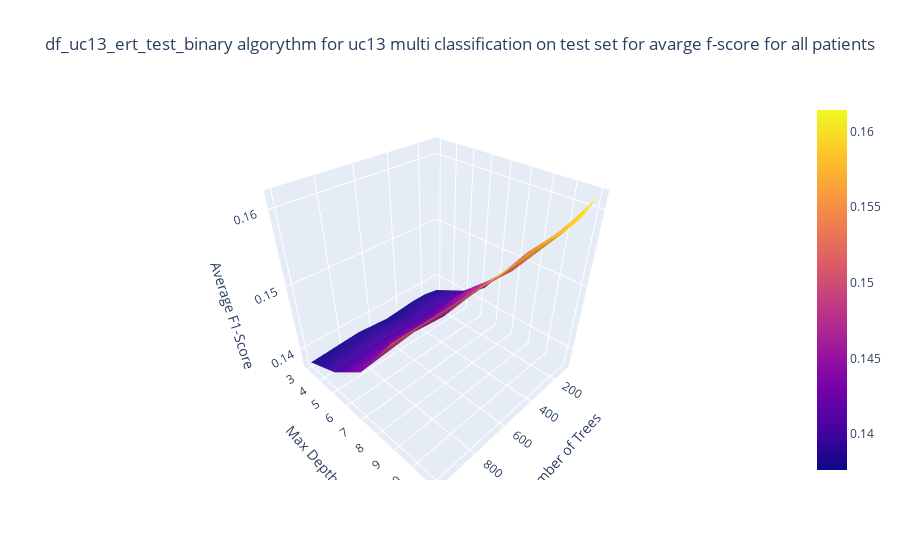

The code cell stored with this chart in its notebook:
### Code cell
plot_uc13_3d_n_trees_max_depth_avg_f1_score(df_uc13_ert_test_multiclass, 'df_uc13_ert_test_binary algorythm for uc13 multi classification on test set for avarge f-score for all patients')

### Figure 1 — Plotly figure (JSON) as saved in the notebook; plotly's stock layout.template omitted (floating-point values rounded to 4 significant figures)
{"data": [{"type": "surface", "x": [[100, 200, 300, 500, 700, 1000], [100, 200, 300, 500, 700, 1000], [100, 200, 300, 500, 700, 1000], [100, 200, 300, 500, 700, 1000], [100, 200, 300, 500, 700, 1000]], "y": [[3, 3, 3, 3, 3, 3], [5, 5, 5, 5, 5, 5], [7, 7, 7, 7, 7, 7], [9, 9, 9, 9, 9, 9], [11, 11, 11, 11, 11, 11]], "z": [[0.1376, 0.1381, 0.1381, 0.1376, 0.1381, 0.1376], [0.1405, 0.1405, 0.1405, 0.1405, 0.1405, 0.14], [0.1457, 0.1452, 0.1467, 0.1448, 0.1452, 0.1443], [0.1524, 0.1533, 0.1519, 0.1524, 0.1524, 0.1524], [0.1614, 0.16, 0.1595, 0.1595, 0.159, 0.159]]}], "layout": {"scene": {"camera": {"center": {"x": 0, "y": 0, "z": 0}, "eye": {"x": 1.25, "y": 1.25, "z": 1.25}, "up": {"x": 0, "y": 0, "z": 1}}, "xaxis": {"title": {"text": "Number of Trees"}}, "yaxis": {"title": {"text": "Max Depth"}}, "zaxis": {"title": {"text": "Average F1-Score"}}}, "title": {"text": "df_uc13_ert_test_binary algorythm for uc13 multi classification on test set for avarge f-score for all patients"}}}
